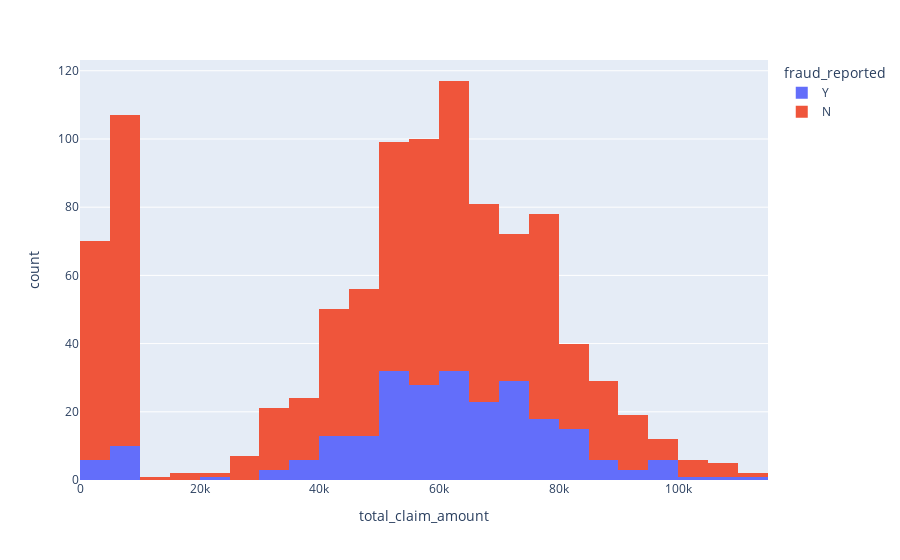

This figure's notebook cell:
### Code cell
fig = px.histogram(df,x="total_claim_amount",color='fraud_reported')
fig.show()

### Figure 1 — Plotly figure (JSON) as saved in the notebook; plotly's stock layout.template omitted (floating-point values rounded to 4 significant figures; data arrays with more than 128 entries replaced by an {"elided": "..."} marker saying what was removed)
{"data": [{"alignmentgroup": "True", "bingroup": "x", "hovertemplate": "fraud_reported=Y<br>total_claim_amount=%{x}<br>count=%{y}<extra></extra>", "legendgroup": "Y", "marker": {"color": "#636efa", "pattern": {"shape": ""}}, "name": "Y", "offsetgroup": "Y", "orientation": "v", "showlegend": true, "type": "histogram", "x": {"elided": "247 int values"}, "xaxis": "x", "yaxis": "y"}, {"alignmentgroup": "True", "bingroup": "x", "hovertemplate": "fraud_reported=N<br>total_claim_amount=%{x}<br>count=%{y}<extra></extra>", "legendgroup": "N", "marker": {"color": "#EF553B", "pattern": {"shape": ""}}, "name": "N", "offsetgroup": "N", "orientation": "v", "showlegend": true, "type": "histogram", "x": {"elided": "753 int values"}, "xaxis": "x", "yaxis": "y"}], "layout": {"barmode": "relative", "legend": {"title": {"text": "fraud_reported"}, "tracegroupgap": 0}, "margin": {"t": 60}, "xaxis": {"anchor": "y", "domain": [0, 1], "title": {"text": "total_claim_amount"}}, "yaxis": {"anchor": "x", "domain": [0, 1], "title": {"text": "count"}}}}
